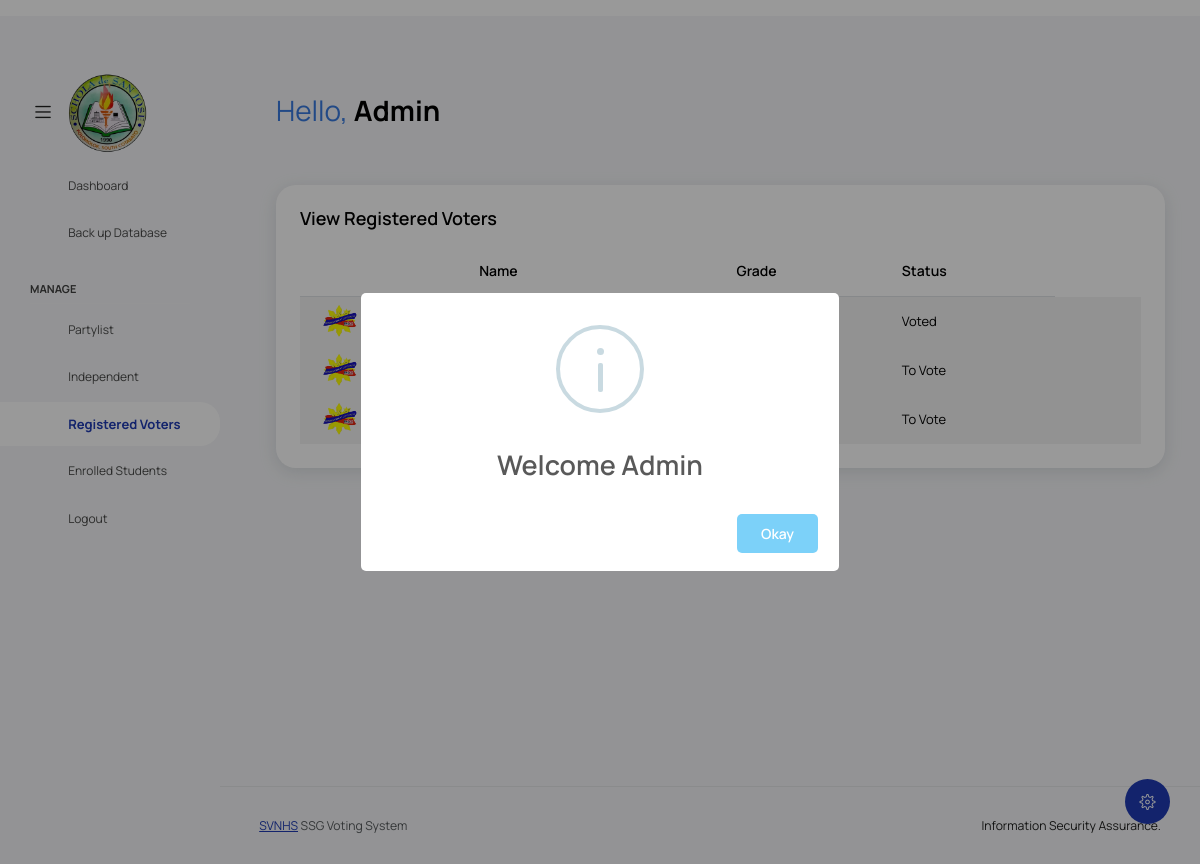
Page /src/admin_side/registered.php (signed in) on the earlier database version.
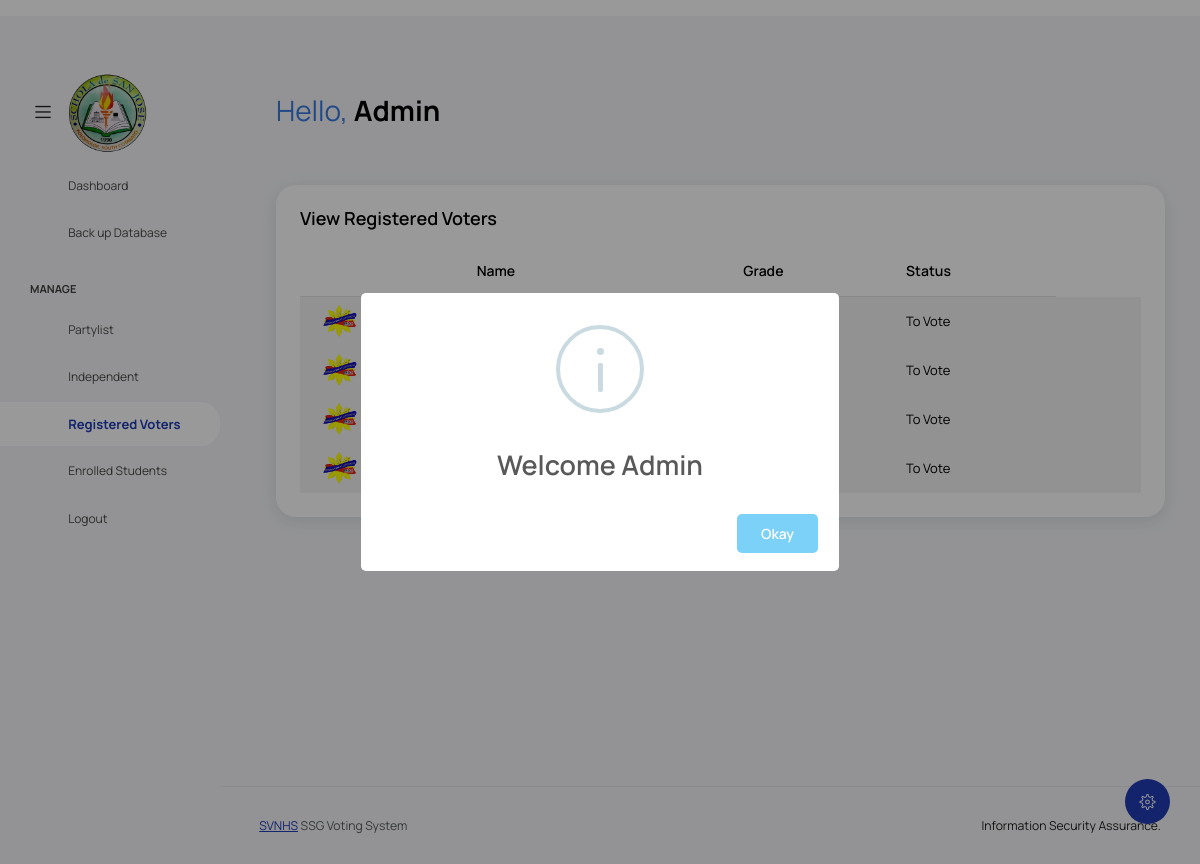
Same page on the later database version.
### tables this page shows
CREATE TABLE `users` (
  `user_id` int(25) NOT NULL,
  `student_id` varchar(100) NOT NULL,
  `name` varchar(100) NOT NULL,
  `email` varchar(100) NOT NULL,
  `password` varchar(100) NOT NULL,
  `grade` double NOT NULL,
  `birthday` varchar(100) NOT NULL,
  `u_type` varchar(20) NOT NULL,
  `status` varchar(30) NOT NULL,
  `confirmation` varchar(30) NOT NULL,
  `otp` int(100) NOT NULL
);

### src/admin_side/registered.php (the view, shortened to what this page needs)
<?php
include("../includes/header.php");
?>
<?php
include('../dbcon.php');
?>
<body class="with-welcome-text">
  <div class="container-scroller">
    <nav class="navbar default-layout col-lg-12 col-12 p-0 fixed-top d-flex align-items-top flex-row">
      <div class="text-center navbar-brand-wrapper d-flex align-items-center justify-content-start">
        <div class="me-3">
          <button class="navbar-toggler navbar-toggler align-self-center" type="button" data-bs-toggle="minimize">
            <span class="icon-menu"></span>
          </button>
        </div>
        <div>
          <a class="" href="partylist.php">
            <img class="img-fluid" src="../assets/logos.png" alt="logo" width=80 height=80 />
          </a>
        </div>
      </div>
      <div class="navbar-menu-wrapper d-flex align-items-top">
        <ul class="navbar-nav">
          <li class="nav-item font-weight-semibold d-none d-lg-block ms-0">
            <h1 class="welcome-text" style="color: #387ADF;">Hello, <span class="text-black fw-bold">Admin</span></h1>
          </li>
        </ul>
      </div>
    </nav>
    <div class="container-fluid page-body-wrapper">
      <div class="theme-setting-wrapper">
        <div id="settings-trigger"><i class="ti-settings"></i></div>
      </div>
      <nav class="sidebar sidebar-offcanvas" id="sidebar">
        <ul class="nav">
          <li class="nav-item">
            <a class="nav-link" href="admin.php">
              <i class="mdi mdi-grid-large menu-icon"></i>
              <span class="menu-title">Dashboard</span>
            </a>
          </li>
          <li class="nav-item">
            <a class="nav-link" href="backup.php">
              <i class="mdi mdi-cloud-upload menu-icon"></i>
              <span class="menu-title">Back up Database</span>
            </a>
          </li>
          <li class="nav-item nav-category">Manage</li>
          <li class="nav-item">
            <a class="nav-link" data-bs-toggle="collapse" href="partylist.php" aria-expanded="false"
              aria-controls="form-elements">
              <i class="menu-icon mdi mdi-account-multiple-outline"></i>
              <span class="menu-title">Partylist</span>
              <i class="menu-arrow"></i>
            </a>
          </li>
          <li class="nav-item">
            <a class="nav-link" data-bs-toggle="collapse" href="independent.php" aria-expanded="false"
              aria-controls="charts">
              <i class="menu-icon mdi mdi-account-settings"></i>
              <span class="menu-title">Independent</span>
              <i class="menu-arrow"></i>
            </a>
          </li>
          <li class="nav-item">
            <a class="nav-link" data-bs-toggle="collapse" href="registered.php" aria-expanded="false"
              aria-controls="charts">
              <i class="menu-icon mdi mdi-account-plus"></i>
              <span class="menu-title">Registered Voters</span>
              <i class="menu-arrow"></i>
            </a>
          </li>
          <li class="nav-item">
            <a class="nav-link" data-bs-toggle="collapse" href="enrolled_students.php" aria-expanded="false"
              aria-controls="charts">
              <i class="menu-icon mdi mdi-school"></i>
              <span class="menu-title">Enrolled Students</span>
              <i class="menu-arrow"></i>
            </a>
          </li>
          <li class="nav-item">
            <a class="nav-link" data-bs-toggle="collapse" href="logout.php" aria-expanded="false"
              aria-controls="charts">
              <i class="menu-icon mdi mdi-account-off"></i>
              <span class="menu-title">Logout</span>
              <i class="menu-arrow"></i>
            </a>
          </li>
        </ul>
      </nav>
      <div class="main-panel">
        <div class="content-wrapper">
          <div class="row">
            <div class="col-lg-12 grid-margin stretch-card">
              <div class="card">
                <div class="card-body">
                  <h4 class="card-title">View Registered Voters</h4>
                  <div class="table-responsive">
                    <table class="table table-striped">
                      <thead>
                        <tr>
                          <th></th>
                          <th>Name</th>
                          <th>Grade</th>
                          <th>Status</th>
                        </tr>
                      </thead>
                      <?php
                      $query = "SELECT * FROM users WHERE u_type != 'Admin' AND confirmation = 'Complete'";
                      $result = mysqli_query($conn, $query);
                      while ($row = mysqli_fetch_assoc($result)) {
                        echo '<tbody>';
                        echo '<tr>';
                        echo '<td class="py-1"><img src="../assets/images/ssglogo.png" alt="image" /></td>';
                        echo '<td>' . $row['name'] . '</td>';
                        echo '<td>' . $row['grade'] . '</td>';
                        echo '<td>' . $row['status'] . '</td>';
                        echo '<td>';
                        echo '</td>';
                        echo '</tr>';
                        echo '</tbody>';
                      }
                      ?>
                    </table>
                  </div>
                </div>
              </div>
            </div>
          </div>
        </div>
        <?php
        include("../includes/footer.php");
        ?>
</body>
</html>

### src/includes/header.php (shortened to what this page needs)
<!DOCTYPE html>
<html lang="en">
<head>
  <link rel="stylesheet" href="../assets/vendors/feather/feather.css">
  <link rel="stylesheet" href="../assets/vendors/mdi/css/materialdesignicons.min.css">
  <link rel="stylesheet" href="../assets/vendors/ti-icons/css/themify-icons.css">
  <link rel="stylesheet" href="../assets/vendors/typicons/typicons.css">
  <link rel="stylesheet" href="../assets/vendors/simple-line-icons/css/simple-line-icons.css">
  <link rel="stylesheet" href="../assets/vendors/css/vendor.bundle.base.css">
  <link rel="stylesheet" href="../assets/vendors/datatables.net-bs4/dataTables.bootstrap4.css">
  <link rel="stylesheet" type="text/css" href="../assets/js/select.dataTables.min.css">
  <link rel="stylesheet" href="../assets/css/vertical-layout-light/style.css">
</head>

### src/includes/footer.php
<footer class="footer">
  <div class="d-sm-flex justify-content-center justify-content-sm-between">
    <span class="text-muted text-center text-sm-left d-block d-sm-inline-block"> <a
        href="#">SVNHS</a> SSG Voting System</span>
    <span class="float-none float-sm-end d-block mt-1 mt-sm-0 text-center">Information Security Assurance.</span>
  </div>
</footer>
      </div>
    </div>
  </div>

Differences in the rows shown:
changed users (number 1 of 4 on the later page): status "Voted" → "To Vote"
added users: status "To Vote"
